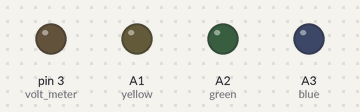
Bench run of a sketch on a simulated Arduino Uno, built with avr-gcc and run on an emulated ATmega328P. Shown: output pins drawn as LEDs (lit = HIGH). Storage starts empty; random numbers use the default seed unless the sketch sets one; the audio player accepts every command and is not drawn; what the sketch prints to the serial monitor is not drawn.

Above: at 0.17 s.
Timing chart, 0 to 0.5 s (numbered marks = the images above):
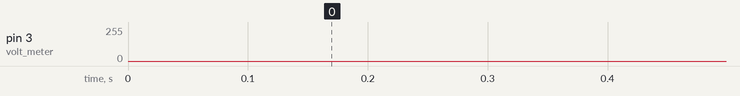

The sketch:

Blender.ino
```cpp
//boolean button_2 = 2;     // Кнопка режим РАД. ЗАГРЯЗНЕНИЯ
//boolean button_3 = 3;     // Кнопка режим ХИМ. ЗАГРЯЗНЕНИЯ
//boolean button_4 = 4;     // Кнопка режим ОЧИСТКА
//boolean button_5 = 5;     // Кнопка режим ПЕРЕРАБОТКА
//boolean rele_vibro = 6;   // реле

#define yellow A1         // желтый свет
#define green A2          // зеленый свет
#define blue A3           // синий свет
#define PERIOD_1 100
#define PERIOD_2 200
#define PERIOD_5 500
#define PERIOD2 2000
#define PERIOD1 1000
#define PERIOD5 5000
#define PERIOD10 10000
#define PERIOD20 20000
unsigned long timer_1, timer_2, timer_5, timer1, timer2, timer5, timer10, timer20;
unsigned long timer_audio_5, timer_audio_10, timer_audio_20;
unsigned long timer_switch_yellow_1, timer_switch_green_1;

#include <SD.h>            // необходимо включить SD библиотеку
#include <TMRpcm.h>        // также необходимо включить данную библиотеку...
//#include <SPI.h>

const int chipSelect = 4;
int volt_meter = 3;      // Значение на ВОЛЬТМЕТР
int value_volt = 0;
TMRpcm music;   // создать объект для использования в данном скетче
boolean flag_volt = false;
boolean flag_start_sound_1 = false;
boolean flag_start_sound_2 = false;
boolean flag_start_sound_3 = false;
boolean flag_sound_3 = false;
boolean flag_sound_2 = false;
boolean flag_sound_1 = false;
boolean switch_yellow = false;
boolean switch_green = false;

void setup() {
  Serial.begin(9600);
  Serial.println("Initializing SD card...");
  if (!SD.begin(chipSelect))
  {
    Serial.println("initialization failed!");
    while (1);
  }
  Serial.println("initialization done.");
  music.speakerPin = 9;   // 11 на Mega, 9 на Uno, Nano и т.д.
  music.setVolume(5);     //   от 0 до 7. Установка уровня громкости
  music.quality(1);       //  1 для 2x передескритезации, 0 for для нормального режима
  timer_1 = millis();
  timer_2 = millis();
  timer_5 = millis();
  timer1 = millis();
  timer5 = millis();
  timer10 = millis();
  timer20 = millis();
  timer_audio_5 = millis();
  timer_audio_10 = millis();
  timer_audio_20 = millis();
  //  pinMode(rele_vibro, OUTPUT); // Инициализируем цифровой вход/выход в режиме выхода.
  //  pinMode(button_2, INPUT);
  //  pinMode(button_3, INPUT);
  //  pinMode(button_4, INPUT);
  //  pinMode(button_5, INPUT);
  pinMode(yellow, OUTPUT);
  pinMode(green, OUTPUT);
  pinMode(blue, OUTPUT);
  pinMode(volt_meter, OUTPUT);
  music.disable();
}

/*void timer_switch_1 (void) {
  int rnd = random (10, 30);
  if (millis() - timer_1 >= PERIOD_1) {
    timer_1 = millis();
    switch (flag_volt) {
      case false:
        rnd = random (10, 30);
        value_volt = 50 + rnd;
        rnd = random (10, 30);
        value_volt = value_volt - rnd;
        analogWrite(volt_meter, value_volt);
        break;
      case true:
        rnd = random (10, 30);
        value_volt = 150 + rnd;
        rnd = random (10, 30);
        value_volt = value_volt - rnd;
        analogWrite(volt_meter, value_volt);
        break;
    }
  }
  }

  void timer_switch_2 (void) {
  if (millis() - timer_2 >= PERIOD_2) {
    timer_2 = millis();

  }
  }

  void timer_switch_5 (void) {
  if (millis() - timer_5 >= PERIOD_5) {
    timer_5 = millis();

  }
  }

  void timer_switch1 (void) {
  if (millis() - timer1 >= PERIOD1) {
    timer1 = millis();

  }
  }

  void timer_switch2 (void) {
  if (millis() - timer2 >= PERIOD2) {
    timer2 = millis();
    flag_volt = !flag_volt;
  }
  }

  void timer_switch5 (void) {
  if (millis() - timer5 >= PERIOD5) {
    timer5 = millis();
    flag_volt = !flag_volt;
    music.disable();
  }
  }

  void timer_switch10 (void) {
  if (millis() - timer10 >= PERIOD10) {
    timer10 = millis();

  }
  }

  void meter_1_3 (void) {
  timer_switch5();
  timer_switch_1();
  switch (flag_volt) {
    case false:
      timer_switch_1();
      analogWrite(volt_meter, value_volt);
      break;
    case true:
      timer_switch_1();
      analogWrite(volt_meter, value_volt);
      break;
  }
  }*/

//////////////////////////////////////////////////////
void timer_disable_audio_5 (void) {
  if (millis() - timer_audio_5 >= PERIOD5) {
    timer_audio_5 = millis();
    flag_sound_1 = true;
    flag_sound_2 = true;
    flag_sound_3 = true;
  }
}

void timer_disable_audio_10 (void) {
  if (millis() - timer_audio_10 >= PERIOD10) {
    timer_audio_10 = millis();
    flag_sound_2 = false;
    flag_start_sound_2 = false;
  }
}

void timer_disable_audio_20 (void) {
  if (millis() - timer_audio_20 >= PERIOD20) {
    timer_audio_20 = millis();
    flag_sound_2 = false;
    flag_start_sound_2 = false;
    flag_sound_3 = false;
    flag_start_sound_3 = false;
  }
}

void timer_switch_yellow (void) {
  if (millis() - timer_switch_yellow_1 >= PERIOD1) {
    timer_switch_yellow_1 = millis();
    switch_yellow = !switch_yellow;
    digitalWrite(yellow, switch_yellow);
  }
}

void timer_switch_green (void) {
  if (millis() - timer_switch_green_1 >= PERIOD1) {
    timer_switch_green_1 = millis();
    switch_green = !switch_green;
    digitalWrite(green, switch_green);
  }
}


void mode_1 (void) {
  switch (flag_sound_1) {
    case true:
      music.disable();
      break;
    case false:
      switch (flag_start_sound_1) {
        case true:
          break;
        case false:
          music.play("sounds/1.wav");
          Serial.println("Play 1.wav");
          flag_start_sound_1 = true;
          break;
      }
      break;
  }
  timer_disable_audio_5();
  int rnd = random (10, 30);
  digitalWrite(yellow, LOW);    // гасим желтый светодиод
  digitalWrite(green, LOW);     // гасим зеленый светодиод
  digitalWrite(blue, LOW);     // гасим синий светодиод
  analogWrite(volt_meter, rnd);  // Вольтметр показывает 1
}

void mode_2 (void) {
  switch (flag_sound_2) {
    case true:
      music.disable();
      break;
    case false:
      switch (flag_start_sound_2) {
        case true:
          break;
        case false:
          music.play("sounds/1.wav");
          Serial.println("Play 1.wav");
          flag_start_sound_2 = true;
          break;
      }
      break;
  }
  timer_disable_audio_5();
  timer_disable_audio_20();
  timer_switch_yellow();
  int volt = 200;
  int rnd = random (20, 30);
  digitalWrite(green, LOW);     // гасим зеленый светодиод
  digitalWrite(blue, LOW);     // гасим синий светодиод
  analogWrite(volt_meter, volt + rnd);  // Вольтметр показывает максимум
  analogWrite(volt_meter, volt - rnd);  // Вольтметр показывает максимум
}

void mode_3 (void) {
  switch (flag_sound_3) {
    case true:
      music.disable();
      break;
    case false:
      switch (flag_start_sound_3) {
        case true:
          break;
        case false:
          music.play("sounds/1.wav");
          Serial.println("Play 1.wav");
          flag_start_sound_3 = true;
          break;
      }
      break;
  }
  timer_disable_audio_5();
  timer_disable_audio_20();
  timer_switch_green();
  int volt = 200;
  int rnd = random (20, 30);
  digitalWrite(yellow, LOW);     // гасим зеленый светодиод
  digitalWrite(blue, LOW);     // гасим синий светодиод
  analogWrite(volt_meter, volt + rnd);  // Вольтметр показывает максимум
  analogWrite(volt_meter, volt - rnd);  // Вольтметр показывает максимум
}

void mode_4 (void) {
  digitalWrite(blue, HIGH);    // зажигаем синий светодиод
  digitalWrite(yellow, LOW);     // гасим желтый светодиод
  digitalWrite(green, LOW);     // гасим зеленый светодиод
  analogWrite(volt_meter, 135);  // Вольтметр показывает максимум
}

void mode_5 (void) {
  int rnd = random (0, 255);
  //  digitalWrite(rele_vibro, HIGH);
  digitalWrite(blue, LOW);    // зажигаем синий светодиод
  digitalWrite(yellow, LOW);     // гасим желтый светодиод
  digitalWrite(green, LOW);     // гасим зеленый светодиод
  analogWrite(volt_meter, 55);  // Вольтметр показывает максимум
  rnd = random (0, 255);
  music.play("sounds/номер 5.wav");
  analogWrite(volt_meter, rnd);
}

void loop() {
  mode_3();
}
```
